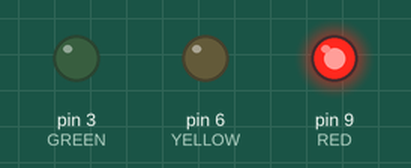
Simulated run of this sketch. Board: Arduino Uno, built with avr-gcc and run on an emulated ATmega328P. On the bench: output pins drawn as LEDs (lit = HIGH).

Above: at 0.7 s.
At 2.2 s:
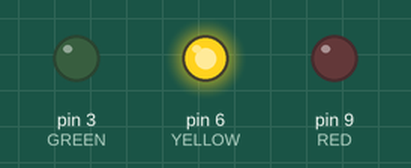
At 4.5 s:
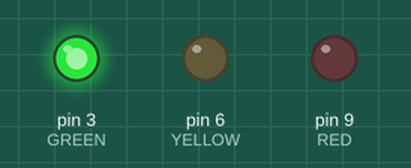
Timing chart, 0 to 7.8 s (numbered marks = the images above):
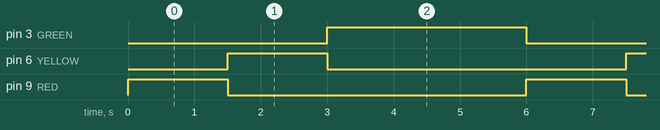

Measured:
- by itself, pin 3 (GREEN): alternates HIGH for 3.0 s and LOW for 3.0 s
- by itself, pin 6 (YELLOW), pin 9 (RED): alternates HIGH for 1.5 s and LOW for 4.5 s
- by itself, everything shown: repeats every 6.0 s, in 3 steps

The sketch:

sinho.ino
```cpp
int RED = 9;
int YELLOW = 6;
int GREEN = 3;

void setup(){
  pinMode(RED, OUTPUT);
  pinMode(YELLOW, OUTPUT);
  pinMode(GREEN, OUTPUT);
}

void loop(){
  digitalWrite(RED,HIGH);
  digitalWrite(GREEN,LOW);
  delay(1500);
  digitalWrite(YELLOW,HIGH);
  digitalWrite(RED,LOW);
  delay(1500);
  digitalWrite(GREEN,HIGH);
  digitalWrite(YELLOW,LOW);
  delay(3000);
}
```
